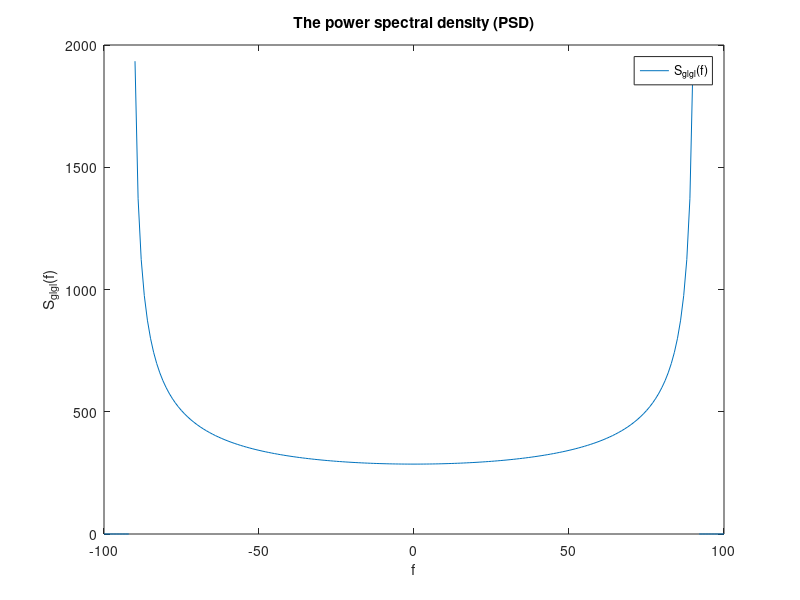

MATLAB code for this plot:
clear;
f_c=900e6;
c_0=3e8;
v=109.2e3/3600;
f_m=v*f_c/c_0
ohm_p=2;
z=-100:1:100;
for i =1:201;
	f=i-101;
if abs(f) <= f_m
	S_glgl(i)=(ohm_p/2*pi*f_m)/sqrt(1-(f/f_m)^2);
else
	S_glgl(i)=0;
end
end
plot(z,S_glgl)
title('The power spectral density (PSD)')
xlabel('f')
ylabel('S_{glgl}(f)')
legend('S_{glgl}(f)')